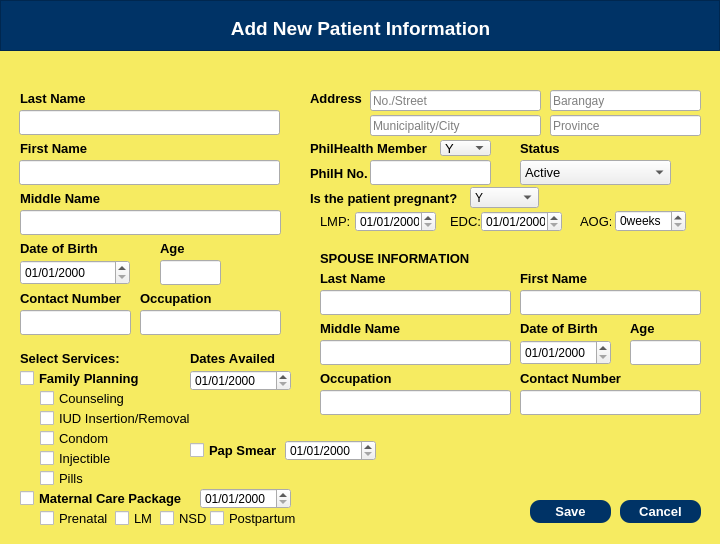
<?xml version="1.0" encoding="UTF-8"?>
<ui version="4.0">
 <class>Dialog</class>
 <widget class="QDialog" name="Dialog">
  <property name="geometry">
   <rect>
    <x>0</x>
    <y>0</y>
    <width>720</width>
    <height>544</height>
   </rect>
  </property>
  <property name="maximumSize">
   <size>
    <width>720</width>
    <height>550</height>
   </size>
  </property>
  <property name="windowTitle">
   <string>Dialog</string>
  </property>
  <widget class="QWidget" name="widgetaddPat" native="true">
   <property name="geometry">
    <rect>
     <x>0</x>
     <y>0</y>
     <width>720</width>
     <height>550</height>
    </rect>
   </property>
   <property name="font">
    <font>
     <family>Arial</family>
     <kerning>false</kerning>
    </font>
   </property>
   <property name="styleSheet">
    <string notr="true">QWidget #widgetaddPat {
	background-color:  rgb(246, 235, 97);
}</string>
   </property>
   <widget class="QFrame" name="frame">
    <property name="geometry">
     <rect>
      <x>0</x>
      <y>0</y>
      <width>720</width>
      <height>51</height>
     </rect>
    </property>
    <property name="font">
     <font>
      <family>Arial</family>
      <kerning>false</kerning>
     </font>
    </property>
    <property name="styleSheet">
     <string notr="true">background-color: rgb(0, 51, 102);
color: white;</string>
    </property>
    <property name="frameShape">
     <enum>QFrame::StyledPanel</enum>
    </property>
    <property name="frameShadow">
     <enum>QFrame::Raised</enum>
    </property>
    <widget class="QLabel" name="label">
     <property name="geometry">
      <rect>
       <x>210</x>
       <y>20</y>
       <width>301</width>
       <height>16</height>
      </rect>
     </property>
     <property name="font">
      <font>
       <family>Arial</family>
       <pointsize>14</pointsize>
       <weight>75</weight>
       <bold>true</bold>
       <kerning>false</kerning>
      </font>
     </property>
     <property name="text">
      <string>Add New Patient Information</string>
     </property>
     <property name="alignment">
      <set>Qt::AlignCenter</set>
     </property>
    </widget>
   </widget>
   <widget class="QLabel" name="label_2">
    <property name="geometry">
     <rect>
      <x>20</x>
      <y>90</y>
      <width>81</width>
      <height>16</height>
     </rect>
    </property>
    <property name="font">
     <font>
      <family>Arial</family>
      <pointsize>10</pointsize>
      <weight>75</weight>
      <bold>true</bold>
      <kerning>false</kerning>
     </font>
    </property>
    <property name="text">
     <string>Last Name</string>
    </property>
   </widget>
   <widget class="QPushButton" name="pushBtnCancelPat">
    <property name="geometry">
     <rect>
      <x>620</x>
      <y>500</y>
      <width>81</width>
      <height>23</height>
     </rect>
    </property>
    <property name="font">
     <font>
      <family>Arial</family>
      <pointsize>10</pointsize>
      <weight>75</weight>
      <bold>true</bold>
      <kerning>false</kerning>
     </font>
    </property>
    <property name="styleSheet">
     <string notr="true">background-color: rgb(0, 51, 102);
color: white;
border-radius: 10px;</string>
    </property>
    <property name="text">
     <string>Cancel</string>
    </property>
    <property name="checkable">
     <bool>false</bool>
    </property>
   </widget>
   <widget class="QLabel" name="label_3">
    <property name="geometry">
     <rect>
      <x>20</x>
      <y>140</y>
      <width>81</width>
      <height>16</height>
     </rect>
    </property>
    <property name="font">
     <font>
      <family>Arial</family>
      <pointsize>10</pointsize>
      <weight>75</weight>
      <bold>true</bold>
      <kerning>false</kerning>
     </font>
    </property>
    <property name="text">
     <string>First Name</string>
    </property>
   </widget>
   <widget class="QLabel" name="label_4">
    <property name="geometry">
     <rect>
      <x>20</x>
      <y>240</y>
      <width>91</width>
      <height>16</height>
     </rect>
    </property>
    <property name="font">
     <font>
      <family>Arial</family>
      <pointsize>10</pointsize>
      <weight>75</weight>
      <bold>true</bold>
      <kerning>false</kerning>
     </font>
    </property>
    <property name="text">
     <string>Date of Birth</string>
    </property>
   </widget>
   <widget class="QLabel" name="label_5">
    <property name="geometry">
     <rect>
      <x>20</x>
      <y>190</y>
      <width>131</width>
      <height>16</height>
     </rect>
    </property>
    <property name="font">
     <font>
      <family>Arial</family>
      <pointsize>10</pointsize>
      <weight>75</weight>
      <bold>true</bold>
      <kerning>false</kerning>
     </font>
    </property>
    <property name="text">
     <string>Middle Name</string>
    </property>
   </widget>
   <widget class="QLabel" name="label_6">
    <property name="geometry">
     <rect>
      <x>520</x>
      <y>140</y>
      <width>81</width>
      <height>16</height>
     </rect>
    </property>
    <property name="font">
     <font>
      <family>Arial</family>
      <pointsize>10</pointsize>
      <weight>75</weight>
      <bold>true</bold>
      <kerning>false</kerning>
     </font>
    </property>
    <property name="text">
     <string>Status</string>
    </property>
   </widget>
   <widget class="QLabel" name="label_7">
    <property name="geometry">
     <rect>
      <x>310</x>
      <y>90</y>
      <width>81</width>
      <height>16</height>
     </rect>
    </property>
    <property name="font">
     <font>
      <family>Arial</family>
      <pointsize>10</pointsize>
      <weight>75</weight>
      <bold>true</bold>
      <kerning>false</kerning>
     </font>
    </property>
    <property name="text">
     <string>Address</string>
    </property>
   </widget>
   <widget class="QLabel" name="label_8">
    <property name="geometry">
     <rect>
      <x>160</x>
      <y>240</y>
      <width>81</width>
      <height>16</height>
     </rect>
    </property>
    <property name="font">
     <font>
      <family>Arial</family>
      <pointsize>10</pointsize>
      <weight>75</weight>
      <bold>true</bold>
      <kerning>false</kerning>
     </font>
    </property>
    <property name="text">
     <string>Age</string>
    </property>
   </widget>
   <widget class="QLabel" name="label_9">
    <property name="geometry">
     <rect>
      <x>310</x>
      <y>140</y>
      <width>131</width>
      <height>16</height>
     </rect>
    </property>
    <property name="font">
     <font>
      <family>Arial</family>
      <pointsize>10</pointsize>
      <weight>75</weight>
      <bold>true</bold>
      <kerning>false</kerning>
     </font>
    </property>
    <property name="text">
     <string>PhilHealth Member</string>
    </property>
   </widget>
   <widget class="QLabel" name="label_10">
    <property name="geometry">
     <rect>
      <x>20</x>
      <y>290</y>
      <width>131</width>
      <height>16</height>
     </rect>
    </property>
    <property name="font">
     <font>
      <family>Arial</family>
      <pointsize>10</pointsize>
      <weight>75</weight>
      <bold>true</bold>
      <kerning>false</kerning>
     </font>
    </property>
    <property name="text">
     <string>Contact Number</string>
    </property>
   </widget>
   <widget class="QComboBox" name="statusPat">
    <property name="geometry">
     <rect>
      <x>520</x>
      <y>160</y>
      <width>151</width>
      <height>25</height>
     </rect>
    </property>
    <property name="font">
     <font>
      <family>Arial</family>
      <pointsize>10</pointsize>
      <kerning>false</kerning>
     </font>
    </property>
    <property name="currentText">
     <string>Active</string>
    </property>
    <property name="currentIndex">
     <number>0</number>
    </property>
    <item>
     <property name="text">
      <string>Active</string>
     </property>
    </item>
    <item>
     <property name="text">
      <string>Inactive</string>
     </property>
    </item>
    <item>
     <property name="text">
      <string>Discharged</string>
     </property>
    </item>
    <item>
     <property name="text">
      <string>Deceased</string>
     </property>
    </item>
   </widget>
   <widget class="QLabel" name="label_11">
    <property name="geometry">
     <rect>
      <x>320</x>
      <y>250</y>
      <width>151</width>
      <height>16</height>
     </rect>
    </property>
    <property name="font">
     <font>
      <family>Arial</family>
      <pointsize>10</pointsize>
      <weight>75</weight>
      <bold>true</bold>
      <kerning>false</kerning>
     </font>
    </property>
    <property name="text">
     <string>SPOUSE INFORMATION</string>
    </property>
   </widget>
   <widget class="QComboBox" name="pHMember">
    <property name="geometry">
     <rect>
      <x>440</x>
      <y>140</y>
      <width>51</width>
      <height>16</height>
     </rect>
    </property>
    <property name="font">
     <font>
      <family>Arial</family>
      <pointsize>10</pointsize>
      <kerning>false</kerning>
     </font>
    </property>
    <item>
     <property name="text">
      <string>Y</string>
     </property>
    </item>
    <item>
     <property name="text">
      <string>N</string>
     </property>
    </item>
   </widget>
   <widget class="QLabel" name="label_12">
    <property name="geometry">
     <rect>
      <x>310</x>
      <y>165</y>
      <width>61</width>
      <height>16</height>
     </rect>
    </property>
    <property name="font">
     <font>
      <family>Arial</family>
      <pointsize>10</pointsize>
      <weight>75</weight>
      <bold>true</bold>
      <kerning>false</kerning>
     </font>
    </property>
    <property name="text">
     <string>PhilH No.</string>
    </property>
   </widget>
   <widget class="QLabel" name="label_13">
    <property name="geometry">
     <rect>
      <x>20</x>
      <y>350</y>
      <width>111</width>
      <height>16</height>
     </rect>
    </property>
    <property name="font">
     <font>
      <family>Arial</family>
      <pointsize>10</pointsize>
      <weight>75</weight>
      <bold>true</bold>
      <kerning>false</kerning>
     </font>
    </property>
    <property name="text">
     <string>Select Services:</string>
    </property>
   </widget>
   <widget class="QLineEdit" name="lineEditPatLname">
    <property name="geometry">
     <rect>
      <x>19</x>
      <y>110</y>
      <width>261</width>
      <height>25</height>
     </rect>
    </property>
    <property name="font">
     <font>
      <family>Arial</family>
      <kerning>false</kerning>
     </font>
    </property>
   </widget>
   <widget class="QLineEdit" name="lineEditPatFname">
    <property name="geometry">
     <rect>
      <x>19</x>
      <y>160</y>
      <width>261</width>
      <height>25</height>
     </rect>
    </property>
    <property name="font">
     <font>
      <family>Arial</family>
      <kerning>false</kerning>
     </font>
    </property>
   </widget>
   <widget class="QLineEdit" name="lineEditPatMname">
    <property name="geometry">
     <rect>
      <x>20</x>
      <y>210</y>
      <width>261</width>
      <height>25</height>
     </rect>
    </property>
    <property name="font">
     <font>
      <family>Arial</family>
      <kerning>false</kerning>
     </font>
    </property>
   </widget>
   <widget class="QLineEdit" name="lineEditPatAge">
    <property name="geometry">
     <rect>
      <x>160</x>
      <y>260</y>
      <width>61</width>
      <height>25</height>
     </rect>
    </property>
    <property name="font">
     <font>
      <family>Arial</family>
      <kerning>false</kerning>
     </font>
    </property>
   </widget>
   <widget class="QLineEdit" name="lineEditPatContact">
    <property name="geometry">
     <rect>
      <x>20</x>
      <y>310</y>
      <width>111</width>
      <height>25</height>
     </rect>
    </property>
    <property name="font">
     <font>
      <family>Arial</family>
      <kerning>false</kerning>
     </font>
    </property>
    <property name="text">
     <string/>
    </property>
   </widget>
   <widget class="QDateEdit" name="datePatDOB">
    <property name="geometry">
     <rect>
      <x>20</x>
      <y>260</y>
      <width>110</width>
      <height>25</height>
     </rect>
    </property>
    <property name="font">
     <font>
      <family>Arial</family>
      <kerning>false</kerning>
     </font>
    </property>
    <property name="displayFormat">
     <string>MM/dd/yyyy</string>
    </property>
   </widget>
   <widget class="QLineEdit" name="lineEditPatAddressNS">
    <property name="geometry">
     <rect>
      <x>370</x>
      <y>90</y>
      <width>171</width>
      <height>21</height>
     </rect>
    </property>
    <property name="font">
     <font>
      <family>Arial</family>
      <kerning>false</kerning>
     </font>
    </property>
    <property name="alignment">
     <set>Qt::AlignLeading|Qt::AlignLeft|Qt::AlignVCenter</set>
    </property>
    <property name="placeholderText">
     <string>No./Street</string>
    </property>
   </widget>
   <widget class="QLabel" name="label_14">
    <property name="geometry">
     <rect>
      <x>310</x>
      <y>190</y>
      <width>161</width>
      <height>16</height>
     </rect>
    </property>
    <property name="font">
     <font>
      <family>Arial</family>
      <pointsize>10</pointsize>
      <weight>75</weight>
      <bold>true</bold>
      <kerning>false</kerning>
     </font>
    </property>
    <property name="text">
     <string>Is the patient pregnant?</string>
    </property>
   </widget>
   <widget class="QLineEdit" name="lineEditSpoLname">
    <property name="geometry">
     <rect>
      <x>320</x>
      <y>290</y>
      <width>191</width>
      <height>25</height>
     </rect>
    </property>
    <property name="font">
     <font>
      <family>Arial</family>
      <kerning>false</kerning>
     </font>
    </property>
   </widget>
   <widget class="QLabel" name="label_15">
    <property name="geometry">
     <rect>
      <x>320</x>
      <y>270</y>
      <width>81</width>
      <height>16</height>
     </rect>
    </property>
    <property name="font">
     <font>
      <family>Arial</family>
      <pointsize>10</pointsize>
      <weight>75</weight>
      <bold>true</bold>
      <kerning>false</kerning>
     </font>
    </property>
    <property name="text">
     <string>Last Name</string>
    </property>
   </widget>
   <widget class="QLabel" name="label_16">
    <property name="geometry">
     <rect>
      <x>320</x>
      <y>320</y>
      <width>101</width>
      <height>16</height>
     </rect>
    </property>
    <property name="font">
     <font>
      <family>Arial</family>
      <pointsize>10</pointsize>
      <weight>75</weight>
      <bold>true</bold>
      <kerning>false</kerning>
     </font>
    </property>
    <property name="text">
     <string>Middle Name</string>
    </property>
   </widget>
   <widget class="QLabel" name="label_17">
    <property name="geometry">
     <rect>
      <x>320</x>
      <y>370</y>
      <width>101</width>
      <height>16</height>
     </rect>
    </property>
    <property name="font">
     <font>
      <family>Arial</family>
      <pointsize>10</pointsize>
      <weight>75</weight>
      <bold>true</bold>
      <kerning>false</kerning>
     </font>
    </property>
    <property name="text">
     <string>Occupation</string>
    </property>
   </widget>
   <widget class="QLabel" name="label_18">
    <property name="geometry">
     <rect>
      <x>520</x>
      <y>320</y>
      <width>81</width>
      <height>16</height>
     </rect>
    </property>
    <property name="font">
     <font>
      <family>Arial</family>
      <pointsize>10</pointsize>
      <weight>75</weight>
      <bold>true</bold>
      <kerning>false</kerning>
     </font>
    </property>
    <property name="text">
     <string>Date of Birth</string>
    </property>
   </widget>
   <widget class="QLabel" name="label_19">
    <property name="geometry">
     <rect>
      <x>520</x>
      <y>370</y>
      <width>111</width>
      <height>16</height>
     </rect>
    </property>
    <property name="font">
     <font>
      <family>Arial</family>
      <pointsize>10</pointsize>
      <weight>75</weight>
      <bold>true</bold>
      <kerning>false</kerning>
     </font>
    </property>
    <property name="text">
     <string>Contact Number</string>
    </property>
   </widget>
   <widget class="QLineEdit" name="lineEditSpoFname">
    <property name="geometry">
     <rect>
      <x>520</x>
      <y>290</y>
      <width>181</width>
      <height>25</height>
     </rect>
    </property>
    <property name="font">
     <font>
      <family>Arial</family>
      <kerning>false</kerning>
     </font>
    </property>
    <property name="text">
     <string/>
    </property>
   </widget>
   <widget class="QLineEdit" name="lineEditSpoMname">
    <property name="geometry">
     <rect>
      <x>320</x>
      <y>340</y>
      <width>191</width>
      <height>25</height>
     </rect>
    </property>
    <property name="font">
     <font>
      <family>Arial</family>
      <kerning>false</kerning>
     </font>
    </property>
   </widget>
   <widget class="QLineEdit" name="lineEditSpoOccu">
    <property name="geometry">
     <rect>
      <x>320</x>
      <y>390</y>
      <width>191</width>
      <height>25</height>
     </rect>
    </property>
    <property name="font">
     <font>
      <family>Arial</family>
      <kerning>false</kerning>
     </font>
    </property>
   </widget>
   <widget class="QDateEdit" name="dateSpoDOB">
    <property name="geometry">
     <rect>
      <x>520</x>
      <y>340</y>
      <width>91</width>
      <height>25</height>
     </rect>
    </property>
    <property name="font">
     <font>
      <family>Arial</family>
      <kerning>false</kerning>
     </font>
    </property>
    <property name="displayFormat">
     <string>MM/dd/yyyy</string>
    </property>
   </widget>
   <widget class="QLineEdit" name="lineEditSpoContact">
    <property name="geometry">
     <rect>
      <x>520</x>
      <y>390</y>
      <width>181</width>
      <height>25</height>
     </rect>
    </property>
    <property name="font">
     <font>
      <family>Arial</family>
      <kerning>false</kerning>
     </font>
    </property>
   </widget>
   <widget class="QPushButton" name="pushBtnSavePat">
    <property name="geometry">
     <rect>
      <x>530</x>
      <y>500</y>
      <width>81</width>
      <height>23</height>
     </rect>
    </property>
    <property name="font">
     <font>
      <family>Arial</family>
      <pointsize>10</pointsize>
      <weight>75</weight>
      <bold>true</bold>
      <kerning>false</kerning>
     </font>
    </property>
    <property name="styleSheet">
     <string notr="true">background-color: rgb(0, 51, 102);
color: white;
border-radius: 10px;</string>
    </property>
    <property name="text">
     <string>Save</string>
    </property>
    <property name="checkable">
     <bool>false</bool>
    </property>
   </widget>
   <widget class="QLineEdit" name="pHNum">
    <property name="geometry">
     <rect>
      <x>370</x>
      <y>160</y>
      <width>121</width>
      <height>25</height>
     </rect>
    </property>
    <property name="font">
     <font>
      <family>Arial</family>
      <kerning>false</kerning>
     </font>
    </property>
    <property name="text">
     <string/>
    </property>
   </widget>
   <widget class="QLabel" name="label_20">
    <property name="geometry">
     <rect>
      <x>140</x>
      <y>290</y>
      <width>81</width>
      <height>16</height>
     </rect>
    </property>
    <property name="font">
     <font>
      <family>Arial</family>
      <pointsize>10</pointsize>
      <weight>75</weight>
      <bold>true</bold>
      <kerning>false</kerning>
     </font>
    </property>
    <property name="text">
     <string>Occupation</string>
    </property>
   </widget>
   <widget class="QLineEdit" name="lineEditPatOccu">
    <property name="geometry">
     <rect>
      <x>140</x>
      <y>310</y>
      <width>141</width>
      <height>25</height>
     </rect>
    </property>
    <property name="font">
     <font>
      <family>Arial</family>
      <kerning>false</kerning>
     </font>
    </property>
   </widget>
   <widget class="QCheckBox" name="checkBoxFamilyPlanning">
    <property name="geometry">
     <rect>
      <x>20</x>
      <y>370</y>
      <width>121</width>
      <height>17</height>
     </rect>
    </property>
    <property name="font">
     <font>
      <pointsize>10</pointsize>
      <weight>75</weight>
      <bold>true</bold>
     </font>
    </property>
    <property name="text">
     <string>Family Planning</string>
    </property>
   </widget>
   <widget class="QCheckBox" name="checkBoxCounseling">
    <property name="geometry">
     <rect>
      <x>40</x>
      <y>390</y>
      <width>121</width>
      <height>17</height>
     </rect>
    </property>
    <property name="font">
     <font>
      <pointsize>10</pointsize>
     </font>
    </property>
    <property name="text">
     <string>Counseling</string>
    </property>
   </widget>
   <widget class="QCheckBox" name="checkBoxMaternalCare">
    <property name="geometry">
     <rect>
      <x>20</x>
      <y>490</y>
      <width>171</width>
      <height>17</height>
     </rect>
    </property>
    <property name="font">
     <font>
      <pointsize>10</pointsize>
      <weight>75</weight>
      <bold>true</bold>
     </font>
    </property>
    <property name="text">
     <string>Maternal Care Package</string>
    </property>
   </widget>
   <widget class="QLabel" name="label_21">
    <property name="geometry">
     <rect>
      <x>190</x>
      <y>350</y>
      <width>91</width>
      <height>16</height>
     </rect>
    </property>
    <property name="font">
     <font>
      <family>Arial</family>
      <pointsize>10</pointsize>
      <weight>75</weight>
      <bold>true</bold>
      <kerning>false</kerning>
     </font>
    </property>
    <property name="text">
     <string>Dates Availed</string>
    </property>
   </widget>
   <widget class="QDateEdit" name="dateAvailedFamPlan">
    <property name="geometry">
     <rect>
      <x>190</x>
      <y>370</y>
      <width>101</width>
      <height>21</height>
     </rect>
    </property>
    <property name="font">
     <font>
      <family>Arial</family>
      <kerning>false</kerning>
     </font>
    </property>
    <property name="displayFormat">
     <string>MM/dd/yyyy</string>
    </property>
   </widget>
   <widget class="QCheckBox" name="checkBoxIUD">
    <property name="geometry">
     <rect>
      <x>40</x>
      <y>410</y>
      <width>151</width>
      <height>17</height>
     </rect>
    </property>
    <property name="font">
     <font>
      <pointsize>10</pointsize>
     </font>
    </property>
    <property name="text">
     <string>IUD Insertion/Removal</string>
    </property>
   </widget>
   <widget class="QCheckBox" name="checkBoxCondom">
    <property name="geometry">
     <rect>
      <x>40</x>
      <y>430</y>
      <width>121</width>
      <height>17</height>
     </rect>
    </property>
    <property name="font">
     <font>
      <pointsize>10</pointsize>
     </font>
    </property>
    <property name="text">
     <string>Condom</string>
    </property>
   </widget>
   <widget class="QCheckBox" name="checkBoxInjectible">
    <property name="geometry">
     <rect>
      <x>40</x>
      <y>450</y>
      <width>121</width>
      <height>17</height>
     </rect>
    </property>
    <property name="font">
     <font>
      <pointsize>10</pointsize>
     </font>
    </property>
    <property name="text">
     <string>Injectible</string>
    </property>
   </widget>
   <widget class="QCheckBox" name="checkBoxPills">
    <property name="geometry">
     <rect>
      <x>40</x>
      <y>470</y>
      <width>121</width>
      <height>17</height>
     </rect>
    </property>
    <property name="font">
     <font>
      <pointsize>10</pointsize>
     </font>
    </property>
    <property name="text">
     <string>Pills</string>
    </property>
   </widget>
   <widget class="QCheckBox" name="checkBoxPapSmear">
    <property name="geometry">
     <rect>
      <x>190</x>
      <y>440</y>
      <width>101</width>
      <height>20</height>
     </rect>
    </property>
    <property name="font">
     <font>
      <pointsize>10</pointsize>
      <weight>75</weight>
      <bold>true</bold>
     </font>
    </property>
    <property name="text">
     <string>Pap Smear</string>
    </property>
   </widget>
   <widget class="QLabel" name="label_23">
    <property name="geometry">
     <rect>
      <x>320</x>
      <y>213</y>
      <width>31</width>
      <height>16</height>
     </rect>
    </property>
    <property name="font">
     <font>
      <family>Arial</family>
      <pointsize>10</pointsize>
      <weight>50</weight>
      <bold>false</bold>
      <kerning>false</kerning>
     </font>
    </property>
    <property name="text">
     <string>LMP:</string>
    </property>
   </widget>
   <widget class="QDateEdit" name="datePatLMP">
    <property name="geometry">
     <rect>
      <x>355</x>
      <y>211</y>
      <width>81</width>
      <height>21</height>
     </rect>
    </property>
    <property name="font">
     <font>
      <family>Arial</family>
      <kerning>false</kerning>
     </font>
    </property>
    <property name="displayFormat">
     <string>MM/dd/yyyy</string>
    </property>
   </widget>
   <widget class="QLabel" name="label_24">
    <property name="geometry">
     <rect>
      <x>450</x>
      <y>213</y>
      <width>31</width>
      <height>16</height>
     </rect>
    </property>
    <property name="font">
     <font>
      <family>Arial</family>
      <pointsize>10</pointsize>
      <weight>50</weight>
      <bold>false</bold>
      <kerning>false</kerning>
     </font>
    </property>
    <property name="text">
     <string>EDC:</string>
    </property>
   </widget>
   <widget class="QDateEdit" name="datePatEDC">
    <property name="geometry">
     <rect>
      <x>481</x>
      <y>211</y>
      <width>81</width>
      <height>21</height>
     </rect>
    </property>
    <property name="font">
     <font>
      <family>Arial</family>
      <kerning>false</kerning>
     </font>
    </property>
    <property name="displayFormat">
     <string>MM/dd/yyyy</string>
    </property>
   </widget>
   <widget class="QLabel" name="label_25">
    <property name="geometry">
     <rect>
      <x>580</x>
      <y>213</y>
      <width>31</width>
      <height>16</height>
     </rect>
    </property>
    <property name="font">
     <font>
      <family>Arial</family>
      <pointsize>10</pointsize>
      <weight>50</weight>
      <bold>false</bold>
      <kerning>false</kerning>
     </font>
    </property>
    <property name="text">
     <string>AOG:</string>
    </property>
   </widget>
   <widget class="QLabel" name="label_26">
    <property name="geometry">
     <rect>
      <x>520</x>
      <y>270</y>
      <width>81</width>
      <height>16</height>
     </rect>
    </property>
    <property name="font">
     <font>
      <family>Arial</family>
      <pointsize>10</pointsize>
      <weight>75</weight>
      <bold>true</bold>
      <kerning>false</kerning>
     </font>
    </property>
    <property name="text">
     <string>First Name</string>
    </property>
   </widget>
   <widget class="QSpinBox" name="spinBoxAOG">
    <property name="geometry">
     <rect>
      <x>615</x>
      <y>210</y>
      <width>71</width>
      <height>22</height>
     </rect>
    </property>
    <property name="suffix">
     <string>weeks</string>
    </property>
   </widget>
   <widget class="QComboBox" name="comboPregnancyStatus">
    <property name="geometry">
     <rect>
      <x>470</x>
      <y>187</y>
      <width>69</width>
      <height>21</height>
     </rect>
    </property>
    <property name="font">
     <font>
      <family>Arial</family>
      <pointsize>9</pointsize>
     </font>
    </property>
    <property name="styleSheet">
     <string notr="true"/>
    </property>
    <item>
     <property name="text">
      <string>Y</string>
     </property>
    </item>
    <item>
     <property name="text">
      <string>N</string>
     </property>
    </item>
   </widget>
   <widget class="QDateEdit" name="dateAvailedPSmear">
    <property name="geometry">
     <rect>
      <x>285</x>
      <y>440</y>
      <width>91</width>
      <height>21</height>
     </rect>
    </property>
    <property name="font">
     <font>
      <family>Arial</family>
      <kerning>false</kerning>
     </font>
    </property>
    <property name="displayFormat">
     <string>MM/dd/yyyy</string>
    </property>
   </widget>
   <widget class="QDateEdit" name="dateAvailedMCare">
    <property name="geometry">
     <rect>
      <x>200</x>
      <y>488</y>
      <width>91</width>
      <height>21</height>
     </rect>
    </property>
    <property name="font">
     <font>
      <family>Arial</family>
      <kerning>false</kerning>
     </font>
    </property>
    <property name="displayFormat">
     <string>MM/dd/yyyy</string>
    </property>
   </widget>
   <widget class="QCheckBox" name="checkBoxPrenatal">
    <property name="geometry">
     <rect>
      <x>40</x>
      <y>510</y>
      <width>71</width>
      <height>17</height>
     </rect>
    </property>
    <property name="font">
     <font>
      <pointsize>10</pointsize>
     </font>
    </property>
    <property name="text">
     <string>Prenatal</string>
    </property>
   </widget>
   <widget class="QCheckBox" name="checkBoxLaborM">
    <property name="geometry">
     <rect>
      <x>115</x>
      <y>510</y>
      <width>51</width>
      <height>17</height>
     </rect>
    </property>
    <property name="font">
     <font>
      <pointsize>10</pointsize>
     </font>
    </property>
    <property name="text">
     <string>LM</string>
    </property>
   </widget>
   <widget class="QCheckBox" name="checkBoxNSD">
    <property name="geometry">
     <rect>
      <x>160</x>
      <y>510</y>
      <width>51</width>
      <height>17</height>
     </rect>
    </property>
    <property name="font">
     <font>
      <pointsize>10</pointsize>
     </font>
    </property>
    <property name="text">
     <string>NSD</string>
    </property>
   </widget>
   <widget class="QCheckBox" name="checkBoxPostpartum">
    <property name="geometry">
     <rect>
      <x>210</x>
      <y>510</y>
      <width>101</width>
      <height>17</height>
     </rect>
    </property>
    <property name="font">
     <font>
      <pointsize>10</pointsize>
     </font>
    </property>
    <property name="text">
     <string>Postpartum</string>
    </property>
   </widget>
   <widget class="QLineEdit" name="lineEditPatAddressB">
    <property name="geometry">
     <rect>
      <x>550</x>
      <y>90</y>
      <width>151</width>
      <height>21</height>
     </rect>
    </property>
    <property name="font">
     <font>
      <family>Arial</family>
      <kerning>false</kerning>
     </font>
    </property>
    <property name="alignment">
     <set>Qt::AlignLeading|Qt::AlignLeft|Qt::AlignVCenter</set>
    </property>
    <property name="placeholderText">
     <string>Barangay</string>
    </property>
   </widget>
   <widget class="QLineEdit" name="lineEditPatAddressMC">
    <property name="geometry">
     <rect>
      <x>370</x>
      <y>115</y>
      <width>171</width>
      <height>21</height>
     </rect>
    </property>
    <property name="font">
     <font>
      <family>Arial</family>
      <kerning>false</kerning>
     </font>
    </property>
    <property name="alignment">
     <set>Qt::AlignLeading|Qt::AlignLeft|Qt::AlignVCenter</set>
    </property>
    <property name="placeholderText">
     <string>Municipality/City</string>
    </property>
   </widget>
   <widget class="QLineEdit" name="lineEditPatAddressP">
    <property name="geometry">
     <rect>
      <x>550</x>
      <y>115</y>
      <width>151</width>
      <height>21</height>
     </rect>
    </property>
    <property name="font">
     <font>
      <family>Arial</family>
      <kerning>false</kerning>
     </font>
    </property>
    <property name="alignment">
     <set>Qt::AlignLeading|Qt::AlignLeft|Qt::AlignVCenter</set>
    </property>
    <property name="placeholderText">
     <string>Province</string>
    </property>
   </widget>
   <widget class="QLabel" name="label_22">
    <property name="geometry">
     <rect>
      <x>630</x>
      <y>320</y>
      <width>51</width>
      <height>16</height>
     </rect>
    </property>
    <property name="font">
     <font>
      <family>Arial</family>
      <pointsize>10</pointsize>
      <weight>75</weight>
      <bold>true</bold>
      <kerning>false</kerning>
     </font>
    </property>
    <property name="text">
     <string>Age</string>
    </property>
   </widget>
   <widget class="QLineEdit" name="lineEditSpoAge">
    <property name="geometry">
     <rect>
      <x>630</x>
      <y>340</y>
      <width>71</width>
      <height>25</height>
     </rect>
    </property>
    <property name="font">
     <font>
      <family>Arial</family>
      <kerning>false</kerning>
     </font>
    </property>
   </widget>
   <zorder>datePatDOB</zorder>
   <zorder>frame</zorder>
   <zorder>label_2</zorder>
   <zorder>pushBtnCancelPat</zorder>
   <zorder>label_3</zorder>
   <zorder>label_4</zorder>
   <zorder>label_5</zorder>
   <zorder>label_6</zorder>
   <zorder>label_7</zorder>
   <zorder>label_8</zorder>
   <zorder>label_9</zorder>
   <zorder>label_10</zorder>
   <zorder>statusPat</zorder>
   <zorder>label_11</zorder>
   <zorder>pHMember</zorder>
   <zorder>label_12</zorder>
   <zorder>label_13</zorder>
   <zorder>lineEditPatLname</zorder>
   <zorder>lineEditPatFname</zorder>
   <zorder>lineEditPatMname</zorder>
   <zorder>lineEditPatAge</zorder>
   <zorder>lineEditPatContact</zorder>
   <zorder>lineEditPatAddressNS</zorder>
   <zorder>label_14</zorder>
   <zorder>lineEditSpoLname</zorder>
   <zorder>label_15</zorder>
   <zorder>label_16</zorder>
   <zorder>label_17</zorder>
   <zorder>label_18</zorder>
   <zorder>label_19</zorder>
   <zorder>lineEditSpoFname</zorder>
   <zorder>lineEditSpoMname</zorder>
   <zorder>lineEditSpoOccu</zorder>
   <zorder>dateSpoDOB</zorder>
   <zorder>lineEditSpoContact</zorder>
   <zorder>pushBtnSavePat</zorder>
   <zorder>pHNum</zorder>
   <zorder>label_20</zorder>
   <zorder>lineEditPatOccu</zorder>
   <zorder>checkBoxFamilyPlanning</zorder>
   <zorder>checkBoxCounseling</zorder>
   <zorder>checkBoxMaternalCare</zorder>
   <zorder>label_21</zorder>
   <zorder>dateAvailedFamPlan</zorder>
   <zorder>checkBoxIUD</zorder>
   <zorder>checkBoxCondom</zorder>
   <zorder>checkBoxInjectible</zorder>
   <zorder>checkBoxPills</zorder>
   <zorder>checkBoxPapSmear</zorder>
   <zorder>label_23</zorder>
   <zorder>datePatLMP</zorder>
   <zorder>label_24</zorder>
   <zorder>datePatEDC</zorder>
   <zorder>label_25</zorder>
   <zorder>label_26</zorder>
   <zorder>spinBoxAOG</zorder>
   <zorder>comboPregnancyStatus</zorder>
   <zorder>dateAvailedPSmear</zorder>
   <zorder>dateAvailedMCare</zorder>
   <zorder>checkBoxPrenatal</zorder>
   <zorder>checkBoxLaborM</zorder>
   <zorder>checkBoxNSD</zorder>
   <zorder>checkBoxPostpartum</zorder>
   <zorder>lineEditPatAddressB</zorder>
   <zorder>lineEditPatAddressMC</zorder>
   <zorder>lineEditPatAddressP</zorder>
   <zorder>label_22</zorder>
   <zorder>lineEditSpoAge</zorder>
  </widget>
 </widget>
 <resources/>
 <connections/>
</ui>
